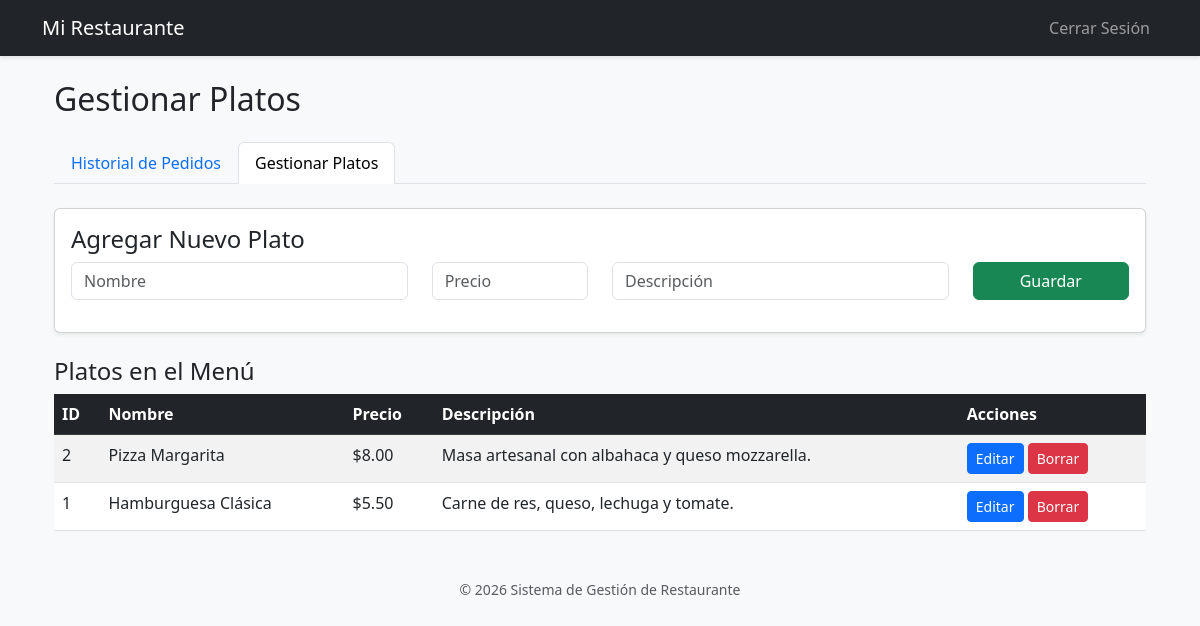
Screenshot of /add_dish.php (signed in) with the database file from the repository.
### tables this page shows
CREATE TABLE `dishes` (
  `id` int(11) NOT NULL,
  `name` varchar(50) NOT NULL,
  `description` varchar(255) DEFAULT NULL,
  `price` decimal(10,2) NOT NULL,
  `is_active` tinyint(1) NOT NULL DEFAULT 1
);

### add_dish.php (the view, shortened to what this page needs)
<?php
require_once 'config/conexion.php';
include('includes/header.php');
$query_dishes = "SELECT * FROM dishes WHERE is_active = 1 ORDER BY id DESC";
$result_dishes = mysqli_query($conexion, $query_dishes);
?>
<div class="container mt-4">
    <h2>Gestionar Platos</h2>
    <ul class="nav nav-tabs mt-4">
        <li class="nav-item"><a class="nav-link" href="admin_panel.php">Historial de Pedidos</a></li>
        <li class="nav-item"><a class="nav-link active" href="add_dish.php">Gestionar Platos</a></li>
    </ul>
    <div class="card mt-4 shadow-sm">
        <div class="card-body">
            <h4>Agregar Nuevo Plato</h4>
            <form action="save_dish.php" method="POST">
                <div class="row">
                    <div class="col-md-4 mb-3"><input type="text" name="name" class="form-control" placeholder="Nombre" required></div>
                    <div class="col-md-2 mb-3"><input type="number" step="0.01" name="price" class="form-control" placeholder="Precio" required></div>
                    <div class="col-md-4 mb-3"><input type="text" name="description" class="form-control" placeholder="Descripción" required></div>
                    <div class="col-md-2"><button type="submit" class="btn btn-success w-100">Guardar</button></div>
                </div>
            </form>
        </div>
    </div>
    <h4 class="mt-4">Platos en el Menú</h4>
    <table class="table table-striped mt-2">
        <thead class="table-dark">
            <tr>
                <th>ID</th>
                <th>Nombre</th>
                <th>Precio</th>
                <th>Descripción</th>
                <th>Acciones</th>
            </tr>
        </thead>
        <tbody>
            <?php while ($dish = mysqli_fetch_assoc($result_dishes)) { ?>
            <tr>
                <td><?php echo $dish['id']; ?></td>
                <td><?php echo $dish['name']; ?></td>
                <td>$<?php echo number_format($dish['price'], 2); ?></td>
                <td><?php echo $dish['description']; ?></td>
                <td>
                    <a href="edit_dish.php?id=<?php echo $dish['id']; ?>" class="btn btn-sm btn-primary">Editar</a>
                   <a href="disable_dish.php?id=<?php echo $dish['id']; ?>" class="btn btn-sm btn-danger" onclick="return confirm('¿Desactivar este plato del menú?')">Borrar</a>
                </td>
            </tr>
            <?php } ?>
        </tbody>
    </table>
</div>
<?php include('includes/footer.php'); ?>

### includes/header.php (style rules this page uses)
body { background-color: #f8f9fa; }

### rows the page displays
dishes: id "2", name "Pizza Margarita", price "8.00", description "Masa artesanal con albahaca y queso mozzarella."
dishes: id "1", name "Hamburguesa Clásica", price "5.50", description "Carne de res, queso, lechuga y tomate."
